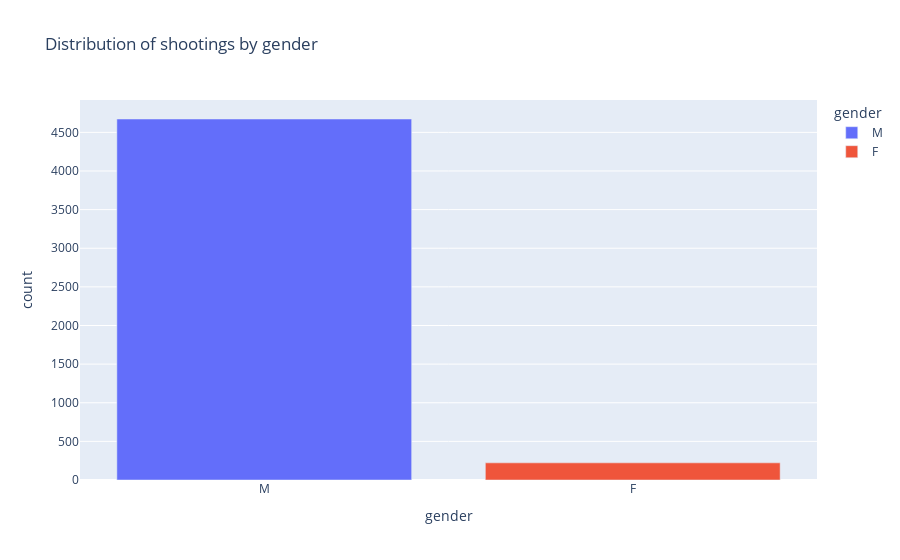

Notebook code cell kept with this figure:
### Code cell
df_tmp = df_data["gender"].value_counts()
df_tmp = df_tmp.to_frame().reset_index()
df_tmp.columns = ["gender", "count"]
fig = px.bar(df_tmp, x="gender", y="count", color="gender", title="Distribution of shootings by gender")
fig.show()

### Figure 1 — Plotly figure (JSON) as saved in the notebook; plotly's stock layout.template omitted (floating-point values rounded to 4 significant figures)
{"data": [{"alignmentgroup": "True", "hovertemplate": "gender=%{x}<br>count=%{y}<extra></extra>", "legendgroup": "M", "marker": {"color": "#636efa"}, "name": "M", "offsetgroup": "M", "orientation": "v", "showlegend": true, "textposition": "auto", "type": "bar", "x": ["M"], "xaxis": "x", "y": [4673], "yaxis": "y"}, {"alignmentgroup": "True", "hovertemplate": "gender=%{x}<br>count=%{y}<extra></extra>", "legendgroup": "F", "marker": {"color": "#EF553B"}, "name": "F", "offsetgroup": "F", "orientation": "v", "showlegend": true, "textposition": "auto", "type": "bar", "x": ["F"], "xaxis": "x", "y": [222], "yaxis": "y"}], "layout": {"barmode": "relative", "legend": {"title": {"text": "gender"}, "tracegroupgap": 0}, "title": {"text": "Distribution of shootings by gender"}, "xaxis": {"anchor": "y", "categoryarray": ["M", "F"], "categoryorder": "array", "domain": [0, 1], "title": {"text": "gender"}}, "yaxis": {"anchor": "x", "domain": [0, 1], "title": {"text": "count"}}}}
